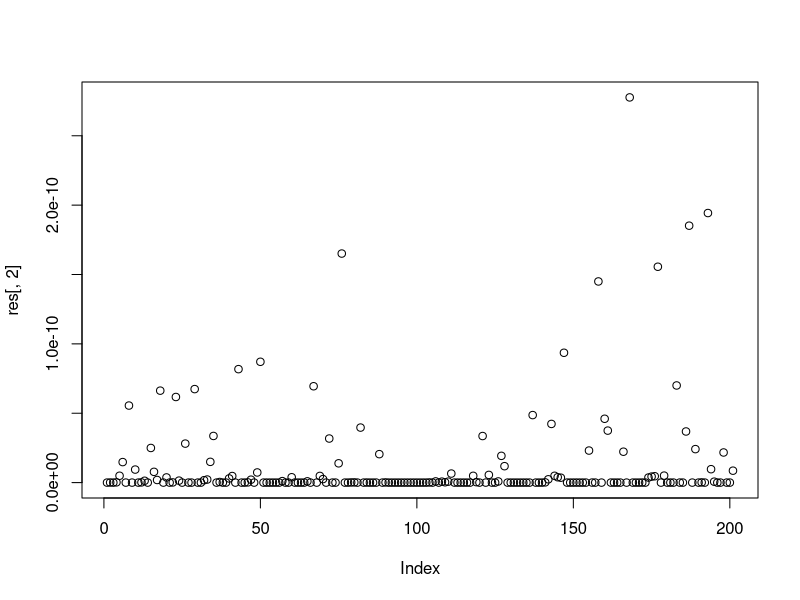

Reproduce this figure in R.


### Tests using Package optimx

# Vignette: Explaining Gradient Minimizers in R
# https://cran.r-project.org/web/packages/optimx/vignettes/ExplainGradMinR.pdf


library(optimx)

# Requires also package lbfgs

# Note:
#   Modified functions;
#   for-loop => vectorized sum;
bfn = function(par) {
	n <- length(par)
	if (n < 1) stop("Variably Dimensioned: n must be positive");
	# fsum <- 0; fn1 <- 0;
	fd   = par - 1;
	fsum = sum(fd * fd);
	fn1  = sum(seq(n) * fd);
	# for (j in 1:n) {
	#	fj <- par[j] - 1; fsum <- fsum + fj * fj; fn1 <- fn1 + j * fj
	# }
	fn1_fn1 <- fn1 * fn1 # f_n+1 and f_n+2
	fsum <- fsum + fn1_fn1 + fn1_fn1 * fn1_fn1
	fsum
}

bgr = function(par) {
	n <- length(par)
	# if (n < 1) {stop("Variably Dimensioned: n must be positive") }
	# fsum <- 0; grad <- rep(0, n); fn1 <- 0;
	fd   = par - 1;
	fn1  = sum(fd * seq(n));
	grad = 2 * fd;
	# for (j in 1:n) {
	#	fj <- par[j] - 1; fn1 <- fn1 + j * fj; grad[j] <- grad[j] + 2 * fj
	# }
	fn1_2 = fn1 * 2; fn13_4 <- fn1_2 * fn1_2 * fn1;
	grad  = grad + 1:n * (fn1_2 + fn13_4)
	grad
}

n  = 100; # Number of variables
# Initial guess:
x0 = rep(pi, n)
defaultW = getOption("warn")
options(warn = -1)
mm   = c("ncg","Rcgmin","lbfgs","L-BFGS-B","Rtnmin")
res1 = opm(x0, bfn, bgr, method=mm)
options(warn = defaultW)
res1[ , seq(n, n + 8)]

### Test
# All Solutions == 1
# Error of solutions:
summary(unlist(res1[1, 1:n]) - 1)


### Note: Loss of precision!
# - Methods "bcg" and "Rcgmin" loose precision with these new functions;
# - Original precision: x closer to 1 & function "value" (residual error) also better;
#  -- value for ncg = 4.247862e-24;
#  -- value for Rcgmin = 2.320238e-26;
#  -- How is this precision achieved?
#  -- Value for ncg drops massively for n = 101 with both versions of the function!
#     (to 5E-12 ... 5E-14)
# - Issue with sum(...)?


###############
### Exploration

### Various n:
n = seq(100, 300)
defaultW = getOption("warn")
options(warn = -1)

# takes 5-10 seconds to run;
res = lapply(n, function(n) {
	x0 = rep(pi, n)
	# mm   = c("ncg","Rcgmin","lbfgs","L-BFGS-B","Rtnmin")
	res1 = opm(x0, bfn, bgr, method = "ncg")
	res1 = unlist(res1[ , seq(n, n + 1)])
})

options(warn = defaultW)

res = do.call(rbind, res)
plot(res[,2])

# for Rtnmin
# plot(res[res[,2] < 4E+5,2])
